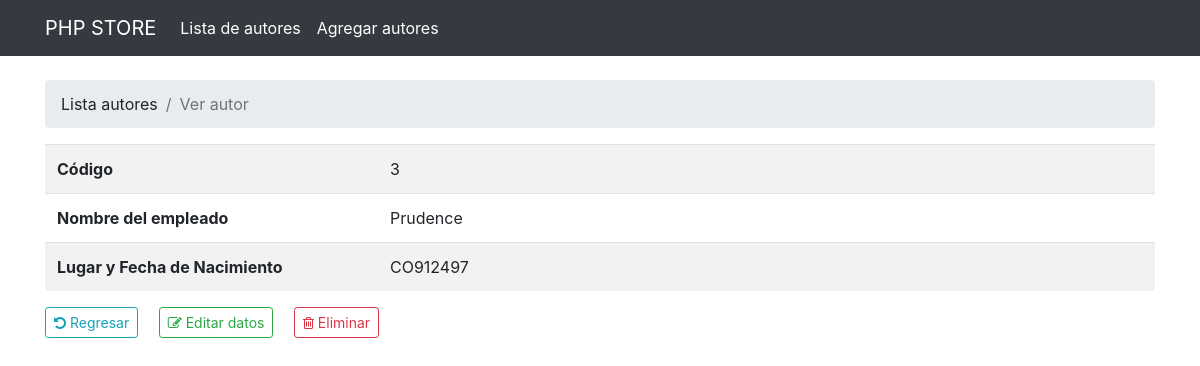
Screenshot of /perfil.php?idAutor=3 with the database file from the repository.
### tables this page shows
CREATE TABLE IF NOT EXISTS `autor` (
  `idAutor` bigint(20) unsigned NOT NULL AUTO_INCREMENT,
  `nombre` varchar(255) NOT NULL,
  `carnet` varchar(8) DEFAULT NULL,
  PRIMARY KEY (`idAutor`),
  UNIQUE KEY `carnet` (`carnet`)
);

### perfil.php (the view, shortened to what this page needs)
<?php
    require_once "db/db.php";
    if(isset($_REQUEST['acc'])=='')
    {
        $pagina = file_get_contents("templates/perfil.html");
        $pagina = preg_replace('/--nav--/', GetNav(), $pagina);
        $pagina = preg_replace('/--alert--/', '', $pagina);
        $pagina = preg_replace('/--content--/', GetInfo(), $pagina);
        echo $pagina;
    }
    else
    {
        $pagina = file_get_contents("templates/perfil.html");
        $pagina = preg_replace('/--nav--/', GetNav(), $pagina);
        $pagina = preg_replace('/--alert--/', GetAlert(), $pagina);
        $pagina = preg_replace('/--content--/', GetInfo(), $pagina);
        echo $pagina;
    }
    function GetNav()
    {
        $active='<li class=" textnav-item active"><a class=" text-white nav-link" href="index.php">Lista de autores</a></li>
        <li class=" nav-item"><a class="text-white nav-link" href="agregar.php">Agregar autores</a></li>';
        $nav = file_get_contents("templates/nav.html");
        $nav = preg_replace('/--active--/', $active, $nav);
        return $nav;
    }
    function GetInfo()
    {
        global $con;
        $info="";
        $idAutor = mysqli_real_escape_string($con,(strip_tags($_REQUEST["idAutor"],ENT_QUOTES)));
        $sql = mysqli_query($con, "SELECT * FROM autor WHERE idAutor='$idAutor'");
        if(mysqli_num_rows($sql) == 0){
            header("Location: index.php");
        }else{
            $row = mysqli_fetch_assoc($sql);
            $id	= $row['idAutor'];
            $carnet	= $row['carnet'];
            $nombre	=  $row['nombre'];
            $info = "<table class=\"table table-striped table-condensed\">
            <tr>
                <th width=\"30%\">Código</th>
                <td>$id</td>
            </tr>
            <tr>
                <th>Nombre del empleado</th>
                <td>$nombre</td>
            </tr>
            <tr>
                <th>Lugar y Fecha de Nacimiento</th>
                <td>$carnet</td>
            </tr>
        </table>
        <a href=\"index.php\" class=\"btn btn-sm btn-outline-info\"><i class=\"fa fa-undo\"></i> Regresar</a>
        <a href=\"editar.php?idAutor=$id\" class=\"btn btn-sm btn-outline-success mx-3\"><i class=\"fa fa-edit\"></i></span> Editar datos</a>
        <a href=\"perfil.php?acc=delete&idAutor=$id\" class=\"btn btn-sm btn-outline-danger\" onclick=\"return confirm('&iquest;Esta seguro de borrar los datos $nombre?')\"><i class=\"fa fa-trash-o\"></i> Eliminar</a>";
        }
        return $info;
    }
?>

### rows the page displays
autor: idAutor "3", nombre "Prudence", carnet "CO912497"

### other values shown
$pagina "PHP STORE Lista autores Ver autor"
